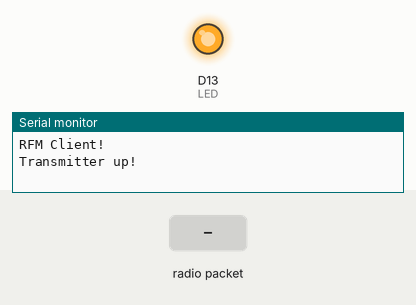
Recording of a sketch running on a simulated Arduino Zero (SAMD21). Parts: output pins drawn as LEDs (lit = HIGH), the last lines printed to the serial monitor. The inputs (shaded band) are chosen by the test bench. No radio packets arrive unless stated.

Above: at 0.1 s.
At 2.2 s:
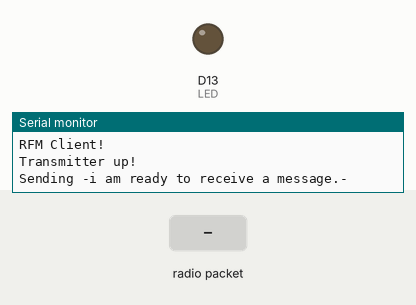
2.3 s: radio packet "1" arrives
Timing chart, 0 to 5.3 s (numbered marks = the images above; inputs shaded):
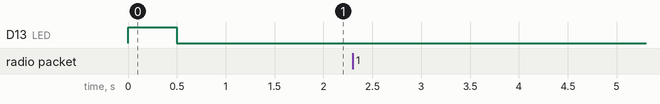

The sketch:

Node1_rcvr.bak.5.16.21.ino
```cpp
/*
  Both the TX and RX ProRF boards will need a wire antenna. We recommend a 3" piece of wire.
  This example is a modified version of the example provided by the Radio Head
  Library which can be found here:
  www.github.com/PaulStoffregen/RadioHeadd
*/

#include <SPI.h>

//Radio Head Library:
#include <RH_RF95.h>

//Information for current location and time
struct information {
  uint16_t readingID;
  uint8_t ID ;
  double curr_Lat;
  double curr_Lon;
  double curr_Alt;
  uint8_t curr_Hour;
  uint8_t curr_min;
  uint8_t curr_sec;
  //uint32_t curr_date;
  //int curr_battery;
} curr_info;

//Counter used to say what reading we are on. This will exceed the NumofReadings and overwrite the oldest reading. 0 becomes 51 etc.
int readingCounter = 0;
int posofManifestDataWriter = 0;

//3d table for all the information that I know (AKA Manifest) tablenamedefinedas[rows][col][depth]
#define NumofNodes 2     //Starting with 2 nodes. this can be a variable for later development. This will be the pages of my manifest
#define NumofReadings 3 //Start with last 50 readings
#define NumofCol 9      //See struct above

//Only this nodes readings history
information thisNodesManifest[NumofReadings];

//need 2 (depth)  of the things above and call it manifest
struct manifestType
{
  information thisNodesManifest[NumofReadings];
}manifest[NumofNodes];

//ID for this node
int curr_ID = 1;

// We need to provide the RFM95 module's chip select and interrupt pins to the
// rf95 instance below.On the SparkFun ProRF those pins are 12 and 6 respectively.
RH_RF95 rf95(12, 6);

int LED = 13; //Status LED is on pin 13

int packetCounter = 0; //Counts the number of packets sent
long timeSinceLastPacket = 0; //Tracks the time stamp of last packet received

// The broadcast frequency is set to 921.2, but the SADM21 ProRf operates
// anywhere in the range of 902-928MHz in the Americas.
// Europe operates in the frequencies 863-870, center frequency at 868MHz.
// This works but it is unknown how well the radio configures to this frequency:
//float frequency = 864.1;
float frequency = 921.2; //Broadcast frequency

void setup()
{
  pinMode(LED, OUTPUT);

  SerialUSB.begin(9600);
  // It may be difficult to read SerialUSB messages on startup. The following line
  // will wait for SerialUSB to be ready before continuing. Comment out if not needed.
  //while(!SerialUSB);
  SerialUSB.println("RFM Client!");

  //Initialize the Radio.
  if (rf95.init() == false){
    SerialUSB.println("Radio Init Failed - Freezing");
    while (1);
  }
  else{
    //An LED inidicator to let us know radio initialization has completed.
    SerialUSB.println("Transmitter up!");
    digitalWrite(LED, HIGH);
    delay(500);
    digitalWrite(LED, LOW);
    delay(500);
  }

  // Set frequency
  rf95.setFrequency(frequency);

   // The default transmitter power is 13dBm, using PA_BOOST.
   // If you are using RFM95/96/97/98 modules which uses the PA_BOOST transmitter pin, then
   // you can set transmitter powers from 5 to 23 dBm:
   // Transmitter power can range from 14-20dbm.
   rf95.setTxPower(14, false);
}


void loop()
{

    //There are 4 activities to this project:
  //1. Get my position and update my manifest.
  //2. Relay my manifest to anyone who will listen.
  //3. Listen for anyone's data.
  //4. Relay my updated manifest to the gateway, and thus the server.

  //For now, I am doing the first 3 activities with the hope that the gateway will be for future development.

  //this is the start of activity '3'
  SerialUSB.println("Sending -i am ready to receive a message.-");

  //Send a message to the other radio
  uint8_t toSend[] = "Hi there! I am here and ready to recieve your manifest.";
  //sprintf(toSend, "Hi, my counter is: %d", packetCounter++);
  rf95.send(toSend, sizeof(toSend));
  rf95.waitPacketSent();

  // Now wait for a reply
  //byte buf[RH_RF95_MAX_MESSAGE_LEN];
  uint8_t buf[sizeof(curr_info)];
  byte len = sizeof(buf);

  if (rf95.waitAvailableTimeout(20000)) {
    // Should be a reply message for us now
    if (rf95.recv(buf, &len)) {
      SerialUSB.print("Got a reply!! size: ");
      SerialUSB.println(sizeof(buf));

//    SerialUSB.println((char*)buf);

      // convert curr_info struct to byte array
      //uint8_t temp[sizeof(curr_info)];
      //temp = (char*)buf;
     //char temp[sizeof(buf)];

     //Copy the buffer to the manifest structure.
     ////////////changed this////
     //memcpy(&curr_info, &buf, sizeof(buf));
     memcpy(&thisNodesManifest, &thisNodesManifest, sizeof(thisNodesManifest));

     for (int row = 0; row < NumofReadings; row = row + 1)
     {
        SerialUSB.print("pass# "); SerialUSB.println(row);
        SerialUSB.print("0sLAT=");  SerialUSB.println(thisNodesManifest[row].curr_Lat,6);
        SerialUSB.print("0sLONG="); SerialUSB.println(thisNodesManifest[row].curr_Lon,6);
     }

     //manifestType recievedManifest[NumofNodes]; // I should have recieved a manifest of the 2 nodes.

     //memcpy(&recievedManifest, &buf, sizeof(buf));


     //SerialUSB.print("temp:"); SerialUSB.print(temp); SerialUSB.println(".");
     //memcpy(curr_info, &temp, sizeof(temp));

    //curr_info = (information)&buf;


    //reconcile my manifest with the one that I just recieved. TODOing...

    //Print out stuff for debug
    //SerialUSB.print("0sReadingID=");  SerialUSB.println(recievedManifest[0].thisNodesManifest[0].readingID);

    ///functionize this later as ReconcileManifest(recievedManifest)!!!!!!!!!!

    //the recieved manifest is depth=2 columns=10 and rows=50max

    //this is a terrible way to do this but it will work for now....
    //the current manifdest is like this in my head: [depth][cols][rows]
    //I know is should be row col height. IDFC.


    /*
    for(int depth = 0 ; depth < NumofNodes; depth = depth+1)
    {
        SerialUSB.print("Pass#:"); SerialUSB.println(depth);
        //make sure we arent reading our own values. my manifest of me over theirs of me.
        //TODO
        if (recievedManifest[depth].thisNodesManifest[0].readingID != curr_ID)
        {
            for (int row = 0; row < NumofReadings; row = row + 1)
            {
                SerialUSB.print("0sreadingNum=");  SerialUSB.println(recievedManifest[depth].thisNodesManifest[row].readingID);
                SerialUSB.print("0sLAT=");  SerialUSB.println(recievedManifest[depth].thisNodesManifest[row].curr_Lat,6);
                SerialUSB.print("0sLONG="); SerialUSB.println(recievedManifest[depth].thisNodesManifest[row].curr_Lon,6);
                SerialUSB.print("0sALT=");  SerialUSB.println(recievedManifest[depth].thisNodesManifest[row].curr_Alt);
                SerialUSB.print("0sTime="); SerialUSB.print(recievedManifest[depth].thisNodesManifest[row].curr_Hour); // Hour (0-23) (u8)
                SerialUSB.print(":");     SerialUSB.print(recievedManifest[depth].thisNodesManifest[row].curr_min); // Minute (0-59) (u8)
                SerialUSB.print(":");     SerialUSB.println(recievedManifest[depth].thisNodesManifest[row].curr_sec); // Second (0-59) (u8)
                SerialUSB.print("0sDate="); SerialUSB.println(recievedManifest[depth].thisNodesManifest[row].curr_date); // Raw date in DDMMYY format (u32)
                SerialUSB.println();
                SerialUSB.println();

                //add that information to this nodes manifest
                //TODO


            }
        }
    }
     */

    SerialUSB.print("0sLAT=");  SerialUSB.println(curr_info.curr_Lat,6);
    SerialUSB.print("0sLONG="); SerialUSB.println(curr_info.curr_Lon,6);
    //SerialUSB.print("0sALT=");  SerialUSB.println(curr_info.curr_Alt);
    //SerialUSB.print("0sTime="); SerialUSB.print(curr_info.curr_Hour); // Hour (0-23) (u8)
    //SerialUSB.print(":");     SerialUSB.print(curr_info.curr_min); // Minute (0-59) (u8)
    //SerialUSB.print(":");     SerialUSB.println(curr_info.curr_sec); // Second (0-59) (u8)
    //SerialUSB.print("0sDate="); SerialUSB.println(curr_info.curr_date); // Raw date in DDMMYY format (u32)

      //SerialUSB.println((char*)buf);
      //SerialUSBUSB.print(" RSSI: ");
      //SerialUSBUSB.print(rf95.lastRssi(), DEC);
    }
    else {
      SerialUSB.println("Receive failed");
    }
  }
  else {
    SerialUSB.println("No reply, is the receiver running?");
  }
  delay(500);//this will go away later
}
```
